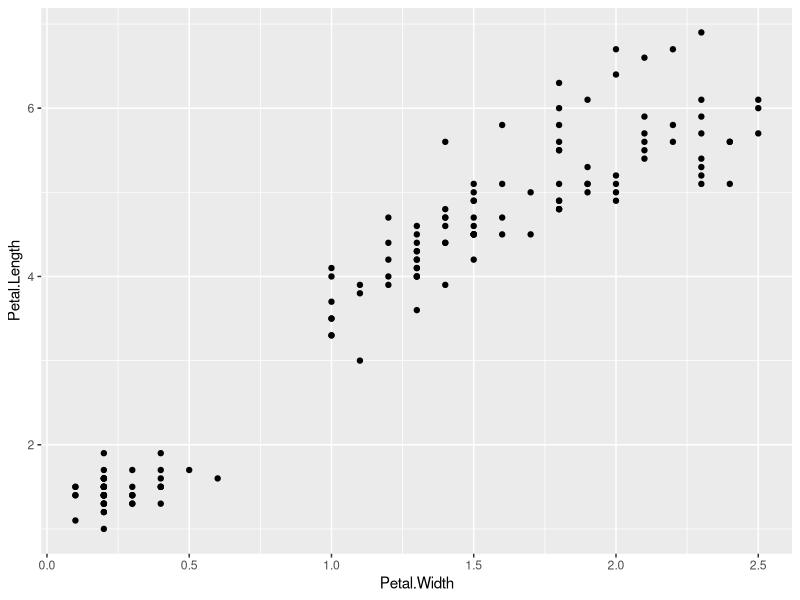
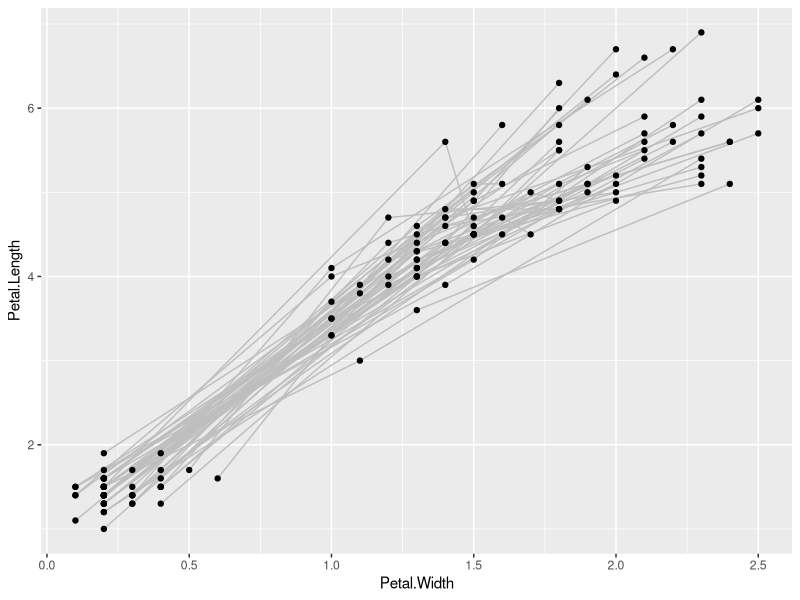

Reproduce these figures in R, in order. (Note: this script raises an error after producing the figures.)
## ---- chunk 1
knitr::opts_chunk$set(echo = TRUE)
## ---- chunk 2
library(tidyverse)
library(gganimate)
## ---- chunk 3
p <- ggplot(iris, aes(x = Petal.Width, y = Petal.Length)) + 
  geom_point()

plot(p)
## ---- chunk 4
anim <- p + 
  transition_states(Species,
                    transition_length = 2,
                    state_length = 1)

anim
## ---- chunk 5
anim + 
  ease_aes('cubic-in-out') # Slow start and end for a smoother look
## ---- chunk 6
anim + 
  ease_aes(y = 'bounce-out') # Sets special ease for y aesthetic
## ---- chunk 7
anim + 
  ggtitle('Now showing {closest_state}',
          subtitle = 'Frame {frame} of {nframes}')
## ---- chunk 8
ggplot(iris, aes(x = Petal.Width, y = Petal.Length)) + 
  geom_line(aes(group = rep(1:50, 3)), colour = 'grey') + 
  geom_point()
## ---- chunk 9
ggplot(iris, aes(x = Petal.Width, y = Petal.Length)) + 
  geom_point(aes(colour = Species)) + 
  transition_states(Species,
                    transition_length = 2,
                    state_length = 1)
## ---- chunk 10
ggplot(iris, aes(x = Petal.Width, y = Petal.Length)) + 
  geom_point(aes(group = seq_along(Species))) + 
  transition_states(Species,
                    transition_length = 2,
                    state_length = 1)
## ---- chunk 11
ggplot(iris, aes(x = Petal.Width, y = Petal.Length)) + 
  geom_point(aes(colour = Species, group = 1L)) + 
  transition_states(Species,
                    transition_length = 2,
                    state_length = 1)
## ---- chunk 12
anim <- ggplot(iris, aes(x = Petal.Width, y = Petal.Length)) + 
  geom_point(aes(colour = Species), size = 2) + 
  transition_states(Species,
                    transition_length = 2,
                    state_length = 1)

anim + 
  enter_fade() + 
  exit_shrink()
## ---- chunk 13
anim + 
  enter_fade() + enter_drift(x_mod = -1) + 
  exit_shrink() + exit_drift(x_mod = 5)
## ---- chunk 14
data <- read_csv("population.csv") %>%
  rename(region=1, year=3, population=4)
head(data)
## ---- chunk 15
summary(data)
## ---- chunk 16
data %>%
  filter(
    year >= 1750
  ) -> data
## ---- chunk 17
data %>%
  filter(
    region != "World",
    !is.na(Code)
  ) -> data
## ---- chunk 18
data %>%
  group_by(year) %>%
  arrange(year, desc(population)) %>%
  mutate(ranking = row_number()) %>%
  filter(ranking <= 10) %>%
  ggplot() +
  geom_col(aes(ranking, population, fill=region)) +
  geom_text(aes(ranking, population, label=population), hjust=-0.1) +
  geom_text(aes(ranking, y=0, label=region), hjust=1.1) +
  geom_text(aes(x=10, y=max(population), label=as.factor(year)), vjust=0.2, alpha=0.5, col="gray", size=20) +
  coord_flip(clip = "off", expand=FALSE) +
  scale_x_reverse() +
  theme_minimal() +
  theme(
    panel.grid = element_blank(),
    legend.position = "none",
    axis.ticks.y = element_blank(),
    axis.title.y = element_blank(),
    axis.text.y = element_blank(),
    plot.margin = margin(1, 4, 1, 3, "cm")
  ) +
  labs(
    title = "Población por país",
    x = "Población"
  ) +
  transition_states(year, state_length=0, transition_length=2) +
  enter_fade() +
  exit_fade() +
  ease_aes("quadratic-in-out") -> anim

animate(anim, width = 700, height = 432, fps = 25, duration = 30, rewind = FALSE)
